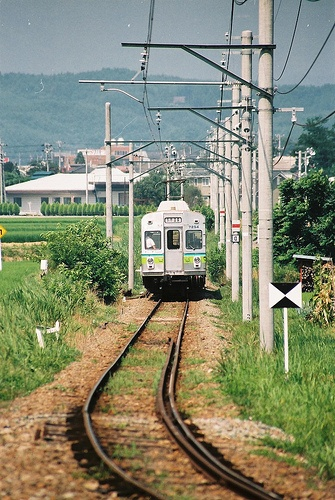
#> input picture hrnet/models_/detectors/yolo/data/custom/images/train.jpg, 335 x 500 px
$ python -i process_image.py   (imports and definitions only)   (older library calls are emulated)
#> lines starting #> are read from the running program, lines starting #| are printed output that depends on the picture
import cv2
import numpy as np
from .skeletons import *
import matplotlib.pyplot as plt
import math
import os


class ImageProcessor():
  def exposure_correction(self, image):
    return cv2.convertScaleAbs(image, alpha=1.5, beta=10)

  def normalize_brightness(self, image):
    return cv2.normalize(image, None, alpha=0, beta=1, norm_type=cv2.NORM_MINMAX, dtype=cv2.CV_8U)

  def channel_equalizer(self, image):
    equalized_channels = [cv2.equalizeHist(channel) for channel in cv2.split(image)]
    return cv2.merge(equalized_channels)

# [78 lines left out: functions show_image, add_patch, draw_landmarks, get_pixel_from_percent, custom_cut, black_to_gray, not called in this run]

def get_image_id(image_path):
  return image_path.split("/")[-1][:-4]

>>> import cv2
>>> picture = cv2.imread('../../hrnet/models_/detectors/yolo/data/custom/images/train.jpg')
#> picture is the input picture: shape (500, 335, 3); mean B, G, R 113.3, 137.3, 133.4
>>> result = ImageProcessor().channel_equalizer(picture)
#> in channel_equalizer, `equalized_channels = [cv2.equalizeHist(channel) for channel in cv2.spl..`: equalized_channels = 3 items
#> in channel_equalizer, `return cv2.merge(equalized_channels)`:
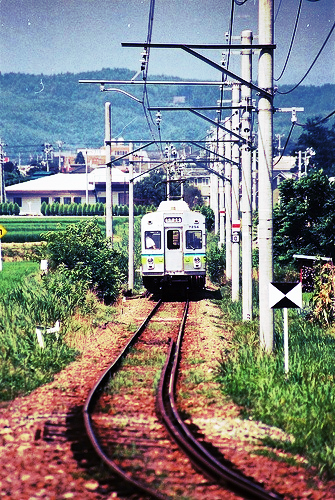
#> returned value: shape (500, 335, 3); mean of channels 0, 1, 2 127.5, 128.3, 127.9; drawn as B, G, R
